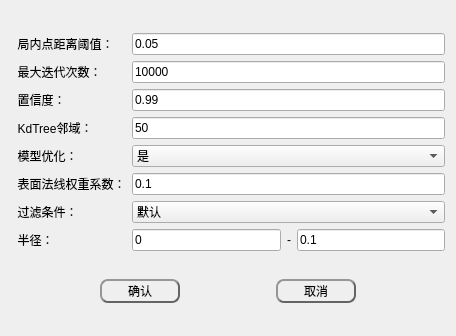
<?xml version="1.0" encoding="UTF-8"?>
<ui version="4.0">
 <class>Circle3DDlgClass</class>
 <widget class="QWidget" name="Circle3DDlgClass">
  <property name="geometry">
   <rect>
    <x>0</x>
    <y>0</y>
    <width>456</width>
    <height>336</height>
   </rect>
  </property>
  <property name="windowTitle">
   <string>3D圆</string>
  </property>
  <layout class="QGridLayout" name="gridLayout">
   <item row="0" column="0">
    <layout class="QGridLayout" name="gridLayout_3">
     <item row="4" column="0">
      <widget class="QLabel" name="label_10">
       <property name="text">
        <string>  模型优化：</string>
       </property>
      </widget>
     </item>
     <item row="1" column="0">
      <widget class="QLabel" name="label_7">
       <property name="text">
        <string>  最大迭代次数：</string>
       </property>
      </widget>
     </item>
     <item row="1" column="2">
      <widget class="QLineEdit" name="Iteration">
       <property name="text">
        <string>10000</string>
       </property>
      </widget>
     </item>
     <item row="3" column="0">
      <widget class="QLabel" name="label_9">
       <property name="text">
        <string>  KdTree邻域：</string>
       </property>
      </widget>
     </item>
     <item row="0" column="2">
      <widget class="QLineEdit" name="LocalPoint">
       <property name="text">
        <string>0.05</string>
       </property>
      </widget>
     </item>
     <item row="3" column="2">
      <widget class="QLineEdit" name="KdTreeSearhNum">
       <property name="text">
        <string>50</string>
       </property>
      </widget>
     </item>
     <item row="5" column="2">
      <widget class="QLineEdit" name="NormalWeight">
       <property name="text">
        <string>0.1</string>
       </property>
      </widget>
     </item>
     <item row="5" column="0">
      <widget class="QLabel" name="label_11">
       <property name="text">
        <string>  表面法线权重系数：</string>
       </property>
      </widget>
     </item>
     <item row="2" column="2">
      <widget class="QLineEdit" name="Confidence">
       <property name="text">
        <string>0.99</string>
       </property>
      </widget>
     </item>
     <item row="4" column="2">
      <widget class="QComboBox" name="ModelOPTI">
       <item>
        <property name="text">
         <string>是</string>
        </property>
       </item>
       <item>
        <property name="text">
         <string>否</string>
        </property>
       </item>
      </widget>
     </item>
     <item row="2" column="0">
      <widget class="QLabel" name="label_8">
       <property name="text">
        <string>  置信度：</string>
       </property>
      </widget>
     </item>
     <item row="0" column="0">
      <widget class="QLabel" name="label_6">
       <property name="text">
        <string>  局内点距离阈值：</string>
       </property>
      </widget>
     </item>
     <item row="6" column="2">
      <widget class="QComboBox" name="ifReverse">
       <item>
        <property name="text">
         <string>默认</string>
        </property>
       </item>
       <item>
        <property name="text">
         <string>反向</string>
        </property>
       </item>
      </widget>
     </item>
     <item row="7" column="0">
      <widget class="QLabel" name="label_13">
       <property name="text">
        <string>  半径：          </string>
       </property>
      </widget>
     </item>
     <item row="7" column="2">
      <layout class="QHBoxLayout" name="horizontalLayout">
       <item>
        <widget class="QLineEdit" name="MinR">
         <property name="text">
          <string>0</string>
         </property>
        </widget>
       </item>
       <item>
        <widget class="QLabel" name="label_14">
         <property name="text">
          <string>-</string>
         </property>
        </widget>
       </item>
       <item>
        <widget class="QLineEdit" name="MaxR">
         <property name="text">
          <string>0.1</string>
         </property>
        </widget>
       </item>
      </layout>
     </item>
     <item row="6" column="0">
      <widget class="QLabel" name="label_12">
       <property name="text">
        <string>  过滤条件：</string>
       </property>
      </widget>
     </item>
    </layout>
   </item>
   <item row="1" column="0">
    <layout class="QHBoxLayout" name="horizontalLayout_2">
     <item>
      <spacer name="horizontalSpacer_4">
       <property name="orientation">
        <enum>Qt::Horizontal</enum>
       </property>
       <property name="sizeHint" stdset="0">
        <size>
         <width>40</width>
         <height>20</height>
        </size>
       </property>
      </spacer>
     </item>
     <item>
      <widget class="QPushButton" name="btn_ok">
       <property name="minimumSize">
        <size>
         <width>80</width>
         <height>24</height>
        </size>
       </property>
       <property name="styleSheet">
        <string notr="true">QPushButton{
	color: rgb(0, 0, 0);
	background-color: rgba(255, 255, 255,0);
	border:2px outset rgb(100, 100, 100);
	border-radius:8px;
  	text-align: center center;
} 

/*鼠标放在按钮上方*/
QPushButton:hover:enabled {
	background-color: rgba(255, 255, 255,150);
	border:2px outset rgba(100, 100, 100,150);
} 

/*鼠标点击按钮*/
QPushButton:pressed:enabled {
	background-color: rgba(255, 255, 255,255);
	border:4px outset rgba(100, 100, 100,255);
}

QPushButton:enabled{ 
	color: rgb(0, 0, 0);
	background-color: rgba(255, 255, 255,0);
	border:2px outset rgb(100, 100, 100);
}

QPushButton:disabled{ 
	color: rgb(150, 150, 150);
	background-color: rgba(150, 150, 150,0);
	border:2px outset rgb(100, 100, 100);
}</string>
       </property>
       <property name="text">
        <string>确认</string>
       </property>
      </widget>
     </item>
     <item>
      <spacer name="horizontalSpacer_5">
       <property name="orientation">
        <enum>Qt::Horizontal</enum>
       </property>
       <property name="sizeHint" stdset="0">
        <size>
         <width>40</width>
         <height>20</height>
        </size>
       </property>
      </spacer>
     </item>
     <item>
      <widget class="QPushButton" name="btn_cancel">
       <property name="minimumSize">
        <size>
         <width>80</width>
         <height>24</height>
        </size>
       </property>
       <property name="styleSheet">
        <string notr="true">QPushButton{
	color: rgb(0, 0, 0);
	background-color: rgba(255, 255, 255,0);
	border:2px outset rgb(100, 100, 100);
	border-radius:8px;
  	text-align: center center;
} 

/*鼠标放在按钮上方*/
QPushButton:hover:enabled {
	background-color: rgba(255, 255, 255,150);
	border:2px outset rgba(100, 100, 100,150);
} 

/*鼠标点击按钮*/
QPushButton:pressed:enabled {
	background-color: rgba(255, 255, 255,255);
	border:4px outset rgba(100, 100, 100,255);
}

QPushButton:enabled{ 
	color: rgb(0, 0, 0);
	background-color: rgba(255, 255, 255,0);
	border:2px outset rgb(100, 100, 100);
}

QPushButton:disabled{ 
	color: rgb(150, 150, 150);
	background-color: rgba(150, 150, 150,0);
	border:2px outset rgb(100, 100, 100);
}</string>
       </property>
       <property name="text">
        <string>取消</string>
       </property>
      </widget>
     </item>
     <item>
      <spacer name="horizontalSpacer_6">
       <property name="orientation">
        <enum>Qt::Horizontal</enum>
       </property>
       <property name="sizeHint" stdset="0">
        <size>
         <width>40</width>
         <height>20</height>
        </size>
       </property>
      </spacer>
     </item>
    </layout>
   </item>
  </layout>
 </widget>
 <layoutdefault spacing="6" margin="11"/>
 <resources/>
 <connections/>
</ui>
